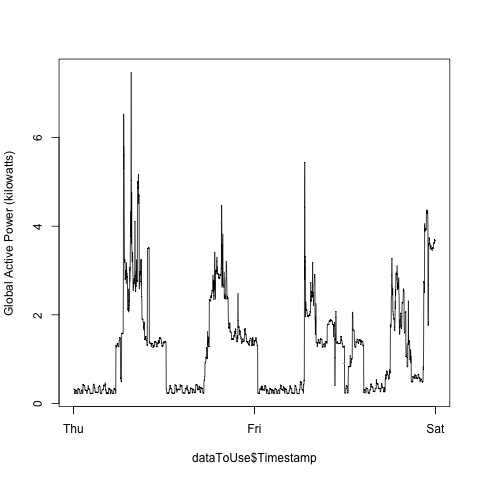

Here is the R script that generated this plot:
################################################################################

#Data Science Specialization, Coursera
#     Exploratory Data plotting 

# Cretaed by Renia Diamantopoulou
#14 August 2016

################################################################################

png("plot2.png",width=480,height=480)
plot(dataToUse$Timestamp,dataToUse$GlobalActivePower , type = "l" , ylab = "Global Active Power (kilowatts)")
dev.off()
source('power_consumption.r')